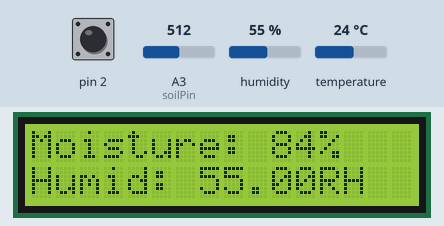
A sketch run on a simulated Arduino Uno, built with avr-gcc and run on an emulated ATmega328P. Shown: 16×2 character LCD. The inputs (shaded band) are chosen by the test bench; at power-on: pin 2 HIGH, humidity 55 %, A3 (soilPin) = 512, temperature 24 °C. Storage starts empty; what the sketch prints to the serial monitor is not drawn.

Above: at 2.3 s.
2.4 s: pin 2 pulled LOW for 1.25 s
At 4.0 s:
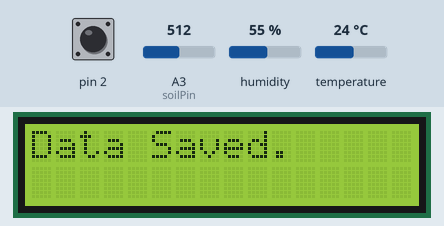
5.8 s: humidity set to 22 %
At 7.9 s:
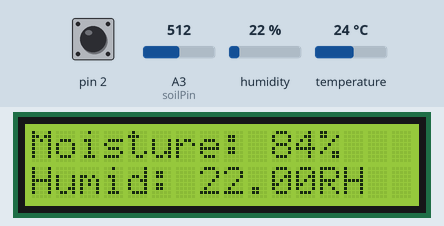
8.9 s: A3 (soilPin) set to 716
At 10.1 s:
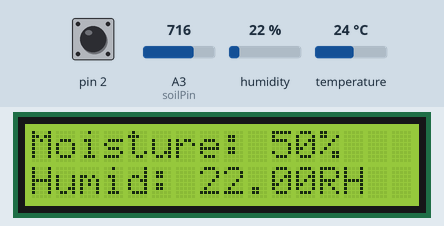
11.0 s: humidity set to 40 %
At 12.4 s:
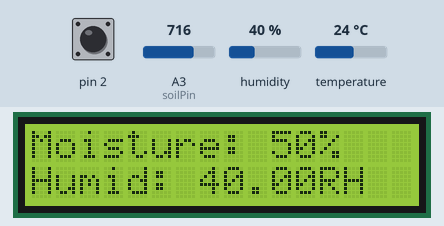
13.1 s: A3 (soilPin) set to 900
At 14.6 s:
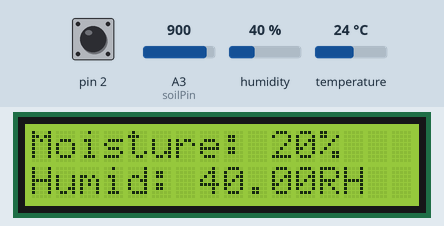
15.1 s: humidity set to 68 %
At 16.8 s:
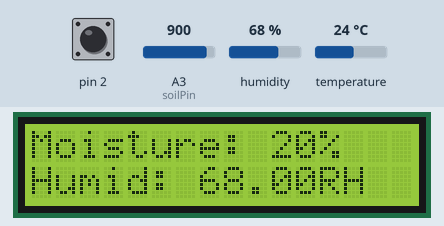
Timing chart, 0 to 18.2 s (numbered marks = the images above; inputs shaded):
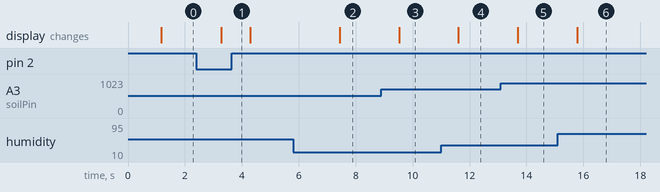

The sketch:

version2.ino
```cpp
#include "DHT.h"
#include <SD.h>
#include <LiquidCrystal_I2C.h>
#include <Wire.h>

const int chipSelect = 10; //using SPI for SD card
LiquidCrystal_I2C lcd(0x27, 16, 2);

#define DHT11_PIN 3

#define DHTTYPE DHT11
double humid;
int val=0;
int soilPin=A3;
DHT dht(DHT11_PIN, DHTTYPE);

void setup() {
  // put your setup code here, to run once:
Serial.begin(9600);
dht.begin();
pinMode(2,INPUT_PULLUP);
lcd.begin();

  // Turn on the blacklight and print a message.
  lcd.backlight();

lcd.clear();
  lcd.setCursor(0, 0); lcd.print("Initializing");
  lcd.setCursor(0, 1); lcd.print("SD card...");
  delay(1000);
if (!SD.begin(chipSelect)) { //check if sd card mod. is working
    lcd.clear();
    lcd.setCursor(0, 0); lcd.print("Card not FOUND");
    lcd.setCursor(0, 1); lcd.print("Please Restart.");
    while (1);
  }

}

void loop() {
  // put your main code here, to run repeatedly:
humid=dht.readHumidity();
val = analogRead(soilPin);
val = map(val, 1023,420,0,100);
lcd.clear();
lcd.setCursor(0,0); lcd.print("Moisture: "+String(val)+"%");
lcd.setCursor(0,1); lcd.print("Humid: "+String(humid)+"RH");
Serial.println(String(val)+","+String(humid));
if(digitalRead(2)==LOW)
saveData();
delay(1000);
}

void saveData(){
  File dataFile = SD.open("Data.txt", FILE_WRITE);
  if (dataFile){ // if the file is available, write to it:
    dataFile.print("Moisture: "); dataFile.print(val); dataFile.print(",");
    dataFile.print("Humidity: "); dataFile.print(humid); dataFile.println(" RH ");
    dataFile.close();
    lcd.clear();
    lcd.setCursor(0,0); lcd.print("Data Saved.");
  }
  else{ // if the file isn't open, pop up an error

    lcd.clear();
    lcd.setCursor(0,0); lcd.print("Error Saving Data.");
    lcd.setCursor(0,1); lcd.print("File not found");

  }
}
```

Measured:
- after the input at 2.4 s, the display: changes after 0.87 s (image 1)
- after the input at 5.8 s, the display: changes after 1.6 s (image 2)
- after the input at 8.9 s, the display: changes after 0.63 s (image 3)
- after the input at 11.0 s, the display: changes after 0.61 s (image 4)
- after the input at 13.1 s, the display: changes after 0.59 s (image 5)
- after the input at 15.1 s, the display: changes after 0.68 s (image 6)
